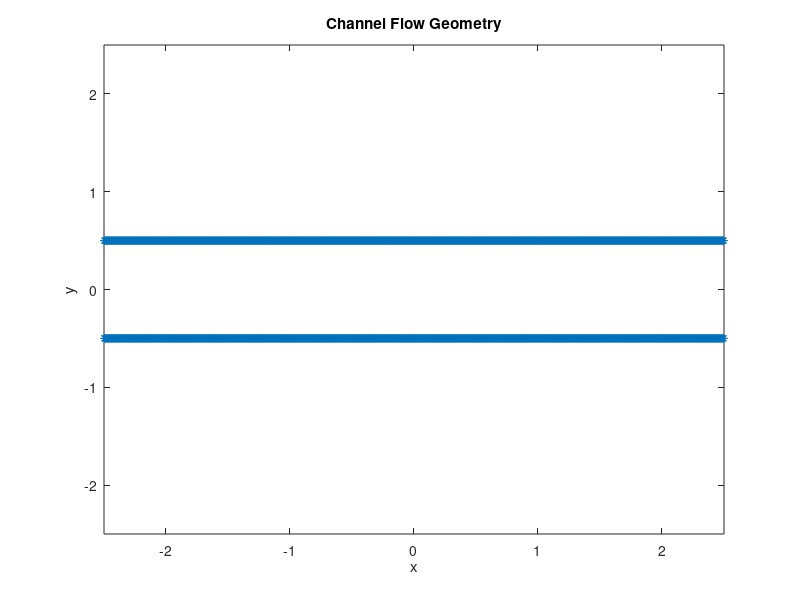

The MATLAB source for this figure:
function Channel_Flow()

% Last Modified: 8/2/13
% Created By: Nick Battista (nickabattista@gmail.com)
%
% -This function constructs a channel geometry used to test time-dependent
%       and spatially dependent boundary conditions under the IBAMR 
%       framework.
%
% -It also prints out the necessary '.txt' files holding the vertex,
%       target, spring, and beam information.
% 
% -NOTE: It is important to match the geometry information (i.e.,
%        computational domain length L and d, with those in the 'input2d' file)


L = 5;          %Length of computational domain: [-L/2,L/2]
ds = L/(2*512); %Distance between Lagrangian pts.
d = 1;          %Channel Diameter

[X Y N_top] = get_Vertices(L,d,ds); %Constructs the channel geometry

plot_Geometry(L,X,Y) %Plots all the (X,Y) vertices

%Spring, Beam, Target Pt. Coefficients
kappa_target = 1e4;
kappa_spring = 1e-10;
kappa_beam = 1e-10;

%Actual Writing on Input Files for IBAMR
write_trab_vertices(X,Y);
write_trab_target(X,kappa_target,ds);
write_trab_spring(X,kappa_spring,ds,N_top);
write_trab_beam(X,Y,kappa_beam,ds,N_top)

%%%%%%%%%%%%%%%%%%%%%%%%%%%%%%%%%%%%%%%%%%%%%%%%%%%%%%%%%%%%%%%%%%%%%%%
%%%%%%%%%%%%%%%%%%%%%%%%%%%%%%%%%%%%%%%%%%%%%%%%%%%%%%%%%%%%%%%%%%%%%%%
%
% FUNCTION: get_Vertices -> generates the geometry vertices.
%
%%%%%%%%%%%%%%%%%%%%%%%%%%%%%%%%%%%%%%%%%%%%%%%%%%%%%%%%%%%%%%%%%%%%%%%
%%%%%%%%%%%%%%%%%%%%%%%%%%%%%%%%%%%%%%%%%%%%%%%%%%%%%%%%%%%%%%%%%%%%%%%

function [X Y Ntop] = get_Vertices(L,d,ds)

%L = length of computational domain [-L/2,L/2]
%d = diamter of channel
%ds = spacing between Lagrangian points

x = -L/2 + ds/2; %To get first lagrangian point away from boundary of domain

i=0;
while x < L/2;
    i = i+1;
    X_top(i) = x;
    x = x + ds;
end

Ntop = i;

Y_top = d/2*ones(1,Ntop);

X_bot = X_top;

Y_bot = -Y_top;

X = [X_top X_bot]';
Y = [Y_top Y_bot]';

%%%%%%%%%%%%%%%%%%%%%%%%%%%%%%%%%%%%%%%%%%%%%%%%%%%%%%%%%%%%%%%%%%%%%%%
%%%%%%%%%%%%%%%%%%%%%%%%%%%%%%%%%%%%%%%%%%%%%%%%%%%%%%%%%%%%%%%%%%%%%%%
%
% FUNCTION: plot_Geometry -> plots all the (X,Y) vertices
%
%%%%%%%%%%%%%%%%%%%%%%%%%%%%%%%%%%%%%%%%%%%%%%%%%%%%%%%%%%%%%%%%%%%%%%%
%%%%%%%%%%%%%%%%%%%%%%%%%%%%%%%%%%%%%%%%%%%%%%%%%%%%%%%%%%%%%%%%%%%%%%%

function plot_Geometry(L,X,Y)

figure(1)
plot(X,Y,'*')
axis([-L/2 L/2 -L/2 L/2]);
title('Channel Flow Geometry');
xlabel('x');
ylabel('y');

%%%%%%%%%%%%%%%%%%%%%%%%%%%%%%%%%%%%%%%%%%%%%%%%%%%%%%%%%%%%%%%%%%%%%%%
%%%%%%%%%%%%%%%%%%%%%%%%%%%%%%%%%%%%%%%%%%%%%%%%%%%%%%%%%%%%%%%%%%%%%%%
%
% Write out VERTEX pts (x,y) for the trabeculae in straight tube
%
%%%%%%%%%%%%%%%%%%%%%%%%%%%%%%%%%%%%%%%%%%%%%%%%%%%%%%%%%%%%%%%%%%%%%%%
%%%%%%%%%%%%%%%%%%%%%%%%%%%%%%%%%%%%%%%%%%%%%%%%%%%%%%%%%%%%%%%%%%%%%%%

function write_trab_vertices(x,y)

    N = length(x);

    vertex_fid = fopen(['channel' '.vertex'], 'w');

    fprintf(vertex_fid, '%d\n', N );

    %Prints Outer Tube Vertices
    for s = 0:N-1
        X_v = x(s+1);
        Y_v = y(s+1);
        fprintf(vertex_fid, '%1.16e %1.16e\n', X_v, Y_v);
    end

    fclose(vertex_fid); %%%ENDS HEART_TUBE VERTICES
    
%%%%%%%%%%%%%%%%%%%%%%%%%%%%%%%%%%%%%%%%%%%%%%%%%%%%%%%%%%%%%%%%%%%%%%%
%%%%%%%%%%%%%%%%%%%%%%%%%%%%%%%%%%%%%%%%%%%%%%%%%%%%%%%%%%%%%%%%%%%%%%%
%
% Write out TARGET pts (x,y) for Lagrangian pts. in straight tube
%
%%%%%%%%%%%%%%%%%%%%%%%%%%%%%%%%%%%%%%%%%%%%%%%%%%%%%%%%%%%%%%%%%%%%%%%
%%%%%%%%%%%%%%%%%%%%%%%%%%%%%%%%%%%%%%%%%%%%%%%%%%%%%%%%%%%%%%%%%%%%%%%

function write_trab_target(X,kappa_target,ds)

    N = length(X);
    
    %Write out the target point information
    target_fid = fopen(['channel' '.target'], 'w');

    fprintf(target_fid, '%d\n', N);  

    for s = 0:N-1
        fprintf(target_fid,'%d %1.16e\n',s,kappa_target*ds/(ds^2));
    end

    fclose(target_fid);


%%%%%%%%%%%%%%%%%%%%%%%%%%%%%%%%%%%%%%%%%%%%%%%%%%%%%%%%%%%%%%%%%%%%%%%
%%%%%%%%%%%%%%%%%%%%%%%%%%%%%%%%%%%%%%%%%%%%%%%%%%%%%%%%%%%%%%%%%%%%%%%
%
% Write out SPRING pts (x,y) for Lagrangian pts. in straight tube
%
%%%%%%%%%%%%%%%%%%%%%%%%%%%%%%%%%%%%%%%%%%%%%%%%%%%%%%%%%%%%%%%%%%%%%%%
%%%%%%%%%%%%%%%%%%%%%%%%%%%%%%%%%%%%%%%%%%%%%%%%%%%%%%%%%%%%%%%%%%%%%%%

function write_trab_spring(X,kappa_spring,ds,N_top)

   N = length(X);   

   spring_fid = fopen(['channel' '.spring'], 'w');

   fprintf(spring_fid, '%d\n', N-2 ); 
   
   spring_force = kappa_spring*ds/(ds^2);

    %SPRINGS BETWEEN VERTICES
    for s = 0:N-2
        if s <= N_top-2
            fprintf(spring_fid, '%d %d %1.16e %1.16e\n', s, s+1, spring_force, ds);
        elseif s >= N_top
            fprintf(spring_fid, '%d %d %1.16e %1.16e\n', s, s+1, spring_force, ds);
        end
    end
    
    fclose(spring_fid);

%%%%%%%%%%%%%%%%%%%%%%%%%%%%%%%%%%%%%%%%%%%%%%%%%%%%%%%%%%%%%%%%%%%%%%%
%%%%%%%%%%%%%%%%%%%%%%%%%%%%%%%%%%%%%%%%%%%%%%%%%%%%%%%%%%%%%%%%%%%%%%%
%
% Write out BEAM pts (x,y) for Lagrangian pts. in straight tube
%
%%%%%%%%%%%%%%%%%%%%%%%%%%%%%%%%%%%%%%%%%%%%%%%%%%%%%%%%%%%%%%%%%%%%%%%
%%%%%%%%%%%%%%%%%%%%%%%%%%%%%%%%%%%%%%%%%%%%%%%%%%%%%%%%%%%%%%%%%%%%%%%

function write_trab_beam(X,Y,kappa_beam,ds,N_t)

    N = length(X);
    
    beam_fid = fopen(['channel' '.beam'], 'w');

    fprintf(beam_fid, '%d\n', N-4 );

    %BEAMS BETWEEN OUTER TUBE VERTICES
    for s = 0:N-3     %Loops over all Vertices - 3
        
        C1= X(s+1) -2*X(s+2) + X(s+3); %Compute x-curvature
        C2= Y(s+1) -2*Y(s+2) + Y(s+3); %Compute y-curvature
        
        if s <= N_t-3    %Stops at 3rd to last vertex on top
            beam_force = kappa_beam*ds/(ds^4);
            fprintf(beam_fid, '%d %d %d %1.16e %1.16e %1.16e\n', s, s+1, s+2, beam_force , C1, C2);
        elseif s >= N_t
            beam_force = kappa_beam*ds/(ds^4);
            fprintf(beam_fid, '%d %d %d %1.16e %1.16e %1.16e\n', s, s+1, s+2, beam_force, C1, C2);
        end      
    end
    
    fclose(beam_fid);

